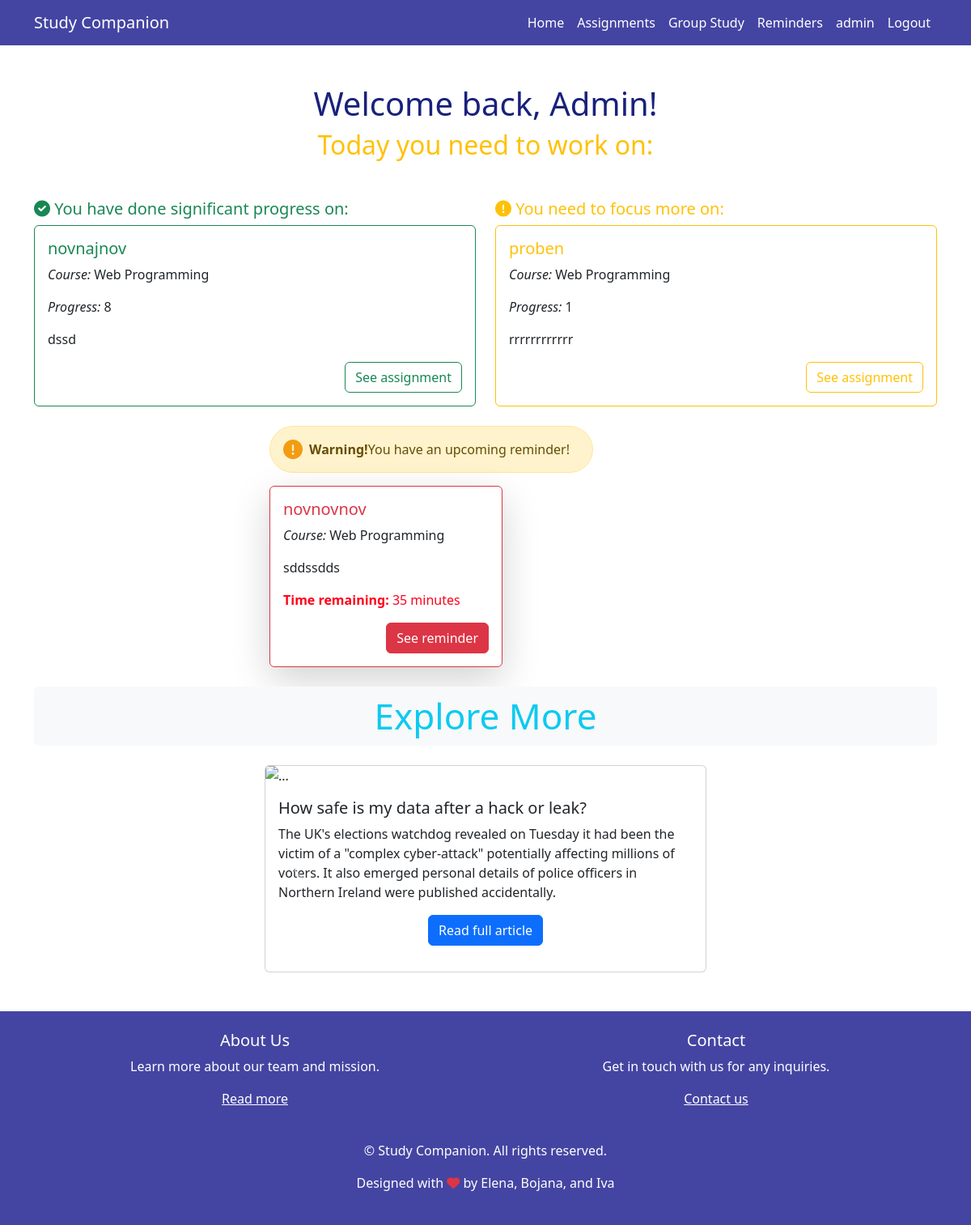
/ (signed in), run on the app's committed database.
### app/models.py (models this page shows, shortened)
class CustomUser(AbstractUser):
    name = models.CharField(max_length=100)
    surname = models.CharField(max_length=100)
    objects = CustomUserManager()

class Assignment(models.Model):
    PROGRESS_CHOICES = [(i, str(i)) for i in range(11)]
    id = models.AutoField(primary_key=True)
    name = models.CharField(max_length=200)
    course = models.ForeignKey(Course, on_delete=models.CASCADE)
    user = models.ForeignKey(CustomUser, on_delete=models.CASCADE)
    description = models.TextField()
    progress = models.IntegerField(choices=PROGRESS_CHOICES, default=0)
    due_date = models.DateField(default=datetime.now() + timedelta(days=7))
    tasks = models.ManyToManyField('Task', related_name='assignments')

class Course(models.Model):
    name = models.CharField(max_length=100)
    def __str__(self):
        return f"{self.name}"

class Reminder(models.Model):
    id = models.AutoField(primary_key=True)
    name = models.CharField(max_length=200)
    description = models.CharField(max_length=500)
    course = models.ForeignKey(Course, on_delete=models.CASCADE)
    deadline = models.DateTimeField(default=datetime.now() + timedelta(days=7))
    user = models.ForeignKey(CustomUser, on_delete=models.CASCADE)
    @property
    def time_remaining(self):
        now = timezone.now()
        remaining = self.deadline - now
        if remaining.total_seconds() <= 0:
            return "Reminder Expired"
        else:
            days = remaining.days
            hours, seconds = divmod(remaining.seconds, 3600)
            minutes, _ = divmod(seconds, 60)
            if days == 0:
                if hours == 0:
                    return f"{minutes} minutes"
                else:
                    return f"{hours} hours and {minutes} minutes"
            else:
                return f"{days} days, {hours} hours, and {minutes} minutes"
        time_remaining_text = property(time_remaining)

### app/views.py (the view)
# urls.py: path('', views.your_view, name='home'),
def your_view(request):
    current_date = datetime.now().date()
    current_datetime = timezone.now()
    end_date_limit = current_date + timedelta(days=5)
    user = get_object_or_404(CustomUser, id=int(request.user.id)) if request.user.is_authenticated else None
    assignments = Assignment.objects.filter(due_date__lte=end_date_limit)
    active_reminders = Reminder.objects.filter(deadline__gt=current_datetime)
    nearest_reminder = active_reminders.order_by('deadline').first() if active_reminders.exists() else None
    assignment_least_progress = assignments.order_by('progress').first() if assignments.exists() else None
    assignment_most_progress = assignments.order_by('-progress').first() if assignments.exists() else None
    return render(request, 'index.html',
                  {'user': request.user, 'assignments': assignments, 'nearest_reminder': nearest_reminder,
                   'assignment_least_progress': assignment_least_progress,
                   'assignment_most_progress': assignment_most_progress, })

### templates/index.html (shortened to what this page needs)
{% extends 'base.html' %}
{% block content %}
    {% if user.is_authenticated %}
        <div class="text-center my-5">
            <h1 class="primary-text"> Welcome back, {{ user.name }}! </h1>
            <h2 class="text-warning"> Today you need to work on: </h2>
        </div>
        <div class="container">
            <div class="row">
                <div class="col-md-6 mb-4">
                    <div class="mb-2">
                        <p class="h5 text-success"><i class="fas fa-check-circle text-success"></i> You have done
                            significant progress on:</p>
                    </div>
                    <div class="card border-success">
                        <div class="card-body">
                            <h5 class="card-title text-success">{{ assignment_most_progress.name }}</h5>
                            <p class="card-text"><i>Course:</i> {{ assignment_most_progress.course }}</p>
                            <p class="card-text"><i>Progress:</i> {{ assignment_most_progress.progress }}</p>
                            <p class="card-text">{{ assignment_most_progress.description }}</p>
                            <div class="text-right">
                                <a href="{% url 'assignment_details' name=assignment_most_progress.id %}"
                                   class="btn btn-outline-success">See assignment</a>
                            </div>
                        </div>
                    </div>
                </div>
                <div class="col-md-6 mb-4">
                    <div class="mb-2">
                        <p class="h5 text-warning"><i class="fas fa-exclamation-circle text-warning"></i> You need to
                            focus more on:</p>
                    </div>
                    <div class="card border-warning">
                        <div class="card-body">
                            <h5 class="card-title text-warning">{{ assignment_least_progress.name }}</h5>
                            <p class="card-text"><i>Course:</i> {{ assignment_least_progress.course }}</p>
                            <p class="card-text"><i>Progress:</i> {{ assignment_least_progress.progress }}</p>
                            <p class="card-text">{{ assignment_least_progress.description }}</p>
                            <div class="text-right">
                                <a href="{% url 'assignment_details' name=assignment_least_progress.id %}"
                                   class="btn btn-outline-warning">See assignment</a>
                            </div>
                        </div>
                    </div>
                </div>
            </div>
            <div class="row d-flex justify-content-center align-items-center mx-auto">
                <div class="col-md-6">
                    <div class="alert alert-warning rounded-pill" role="alert" style="max-width: 400px;">
                        <div class="d-flex align-items-center">
                            <i class="fas fa-exclamation-circle mr-2" style="font-size: 24px; color: #f39c12;"></i>
                            <span class="font-weight-bold">Warning! </span> You have an upcoming reminder!
                        </div>
                    </div>
                    <div class="card border-danger shadow-lg" style="width: 18rem;">
                        <div class="card-body">
                            <h5 class="card-title text-danger">{{ nearest_reminder.name }}</h5>
                            <p class="card-text"><i>Course:</i> {{ nearest_reminder.course }}</p>
                            <p class="card-text">{{ nearest_reminder.description }}</p>
                            <p class="card-text" style="color: #ff001b;"><b>Time
                                remaining:</b> {{ nearest_reminder.time_remaining }}</p>
                            <div class="text-right">
                                <a href="{% url 'reminder_details' name=nearest_reminder.id %}"
                                   class="btn btn-danger">See reminder</a>
                            </div>
                        </div>
                    </div>
                </div>
            </div>
            <div class="row mt-4">
                <div class="col-md-12">
                    <h2 class="text-info mb-4 text-center"
                        style="background-color: #f8f9fa; font-size: 44px; padding: 10px; border-radius: 5px;">Explore
                        More</h2>
                </div>
                <div class="col-md-6 mx-auto">
                    <div id="explore-carousel" class="carousel slide" data-ride="carousel">
                        <div class="carousel-inner">
                            <div class="carousel-item active">
                                <div class="card h-100">
                                    <img src="https://ichef.bbci.co.uk/news/976/cpsprodpb/0A81/production/_130698620_mediaitem130698619.jpg.webp"
                                         class="card-img-top" alt="..." style="max-height: 300px; max-width: 700px">
                                    <div class="card-body">
                                        <h5 class="card-title">How safe is my data after a hack or leak?</h5>
                                        <p class="card-text">The UK's elections watchdog revealed on Tuesday it had been
                                            the victim
                                            of a "complex cyber-attack" potentially affecting millions of voters.
                                            It also emerged personal details of police officers in Northern Ireland were
                                            published
                                            accidentally.</p>
                                        <div class="text-center my-3">
                                            <a href="https://www.bbc.com/news/technology-66451970"
                                               class="btn btn-primary">Read full article</a>
                                        </div>
                                    </div>
                                </div>
                            </div>
                        </div>
                        <a class="carousel-control-prev" href="#explore-carousel" role="button" data-slide="prev">
                            <span class="carousel-control-prev-icon" aria-hidden="true"></span>
                        </a>
                        <a class="carousel-control-next" href="#explore-carousel" role="button" data-slide="next">
                            <span class="carousel-control-next-icon" aria-hidden="true"></span>
                        </a>
                    </div>
                </div>
            </div>
        </div>
    {% endif %}
{% endblock %}

### templates/base.html (shortened to what this page needs)
<!DOCTYPE html>
<html>
<head>
    <link rel="stylesheet" href="https://stackpath.bootstrapcdn.com/bootstrap/4.5.2/css/bootstrap.min.css">
    <link rel="stylesheet" href="https://cdnjs.cloudflare.com/ajax/libs/font-awesome/6.0.0-beta3/css/all.min.css">
    <link rel="stylesheet" href="https://cdn.jsdelivr.net/npm/bootstrap@5.3.0-alpha1/dist/css/bootstrap.min.css">
    <link rel="stylesheet" href="https://cdn.jsdelivr.net/npm/flatpickr@4.6.9/dist/flatpickr.min.css">
    <link rel="stylesheet" href="https://code.jquery.com/ui/1.12.1/themes/base/jquery-ui.css">
</head>
</head>
<body>
<nav class="navbar navbar-expand-lg navcolor text-white">
    <div class="container">
        <a class="navbar-brand text-white" href="/">Study Companion</a>
        <div class="collapse navbar-collapse" id="navbarNav">
            <ul class="navbar-nav ml-auto">
                <li class="nav-item">
                    <a class="nav-link" href="/">Home</a>
                </li>
                {% if user.is_authenticated %}
                    <li class="nav-item">
                        <a class="nav-link" href="/assignments/">Assignments</a>
                    </li>
                    <li class="nav-item">
                        <a class="nav-link" href="/group_study/">Group Study</a>
                    </li>
                    <li class="nav-item">
                        <a class="nav-link" href="/reminders/">Reminders</a>
                    </li>
                    <li class="nav-item">
                        <a class="nav-link" href="/admin/">{{ user.username }}</a>
                    </li>
                    <li class="nav-item">
                        <a class="nav-link" href="/logout/">Logout</a>
                    </li>
                {% endif %}
            </ul>
        </div>
    </div>
</nav>
<div class="mt-4">
    {% block content %}
    {% endblock %}
</div>
<footer class="navcolor text-white py-4 mt-5">
    {% if user.is_authenticated  %}
    <div class="container text-center">
        <div class="row d-flex justify-content-center">
            <div class="col-md-6">
                <h5>About Us</h5>
                <p>Learn more about our team and mission.</p>
                <ul class="list-unstyled">
                    <li>
                        <a href="/about/" class="text-white">Read more</a>
                    </li>
                </ul>
            </div>
            <div class="col-md-6">
                <h5>Contact</h5>
                <p>Get in touch with us for any inquiries.</p>
                <ul class="list-unstyled">
                    <li>
                        <a href="/contact/" class="text-white">Contact us</a>
                    </li>
                </ul>
            </div>
        </div>
    </div>
    <div class="container mt-4 text-center">
        <p>&copy; {{ year }} Study Companion. All rights reserved.</p>
        <p>Designed with <i class="fas fa-heart text-danger"></i> by Elena, Bojana, and Iva</p>
    </div>
    {% else %}
        <div class="container mt-4 text-center">
            <p>&copy; {{ year }} Study Companion. All rights reserved.</p>
            <p>Designed with <i class="fas fa-heart text-danger"></i> by Elena, Bojana, and Iva</p>
        </div>
    {% endif %}
</footer>
</body>
</html>

### templates/base.html (style rules this page uses)
.navcolor { background-color: #4445a2; }
.navbar .nav-link { color: white; }
.primary-text { color: #19217BFF; }

### data on the page
CustomUser: username "admin", name "Admin"
Assignment: name "novnajnov", course "Web Programming", progress "8", description "dssd"
Assignment: name "proben", course "Web Programming", progress "1", description "rrrrrrrrrrrr"
Reminder: name "novnovnov", course "Web Programming", description "sddssdds", time_remaining "35 minutes"
